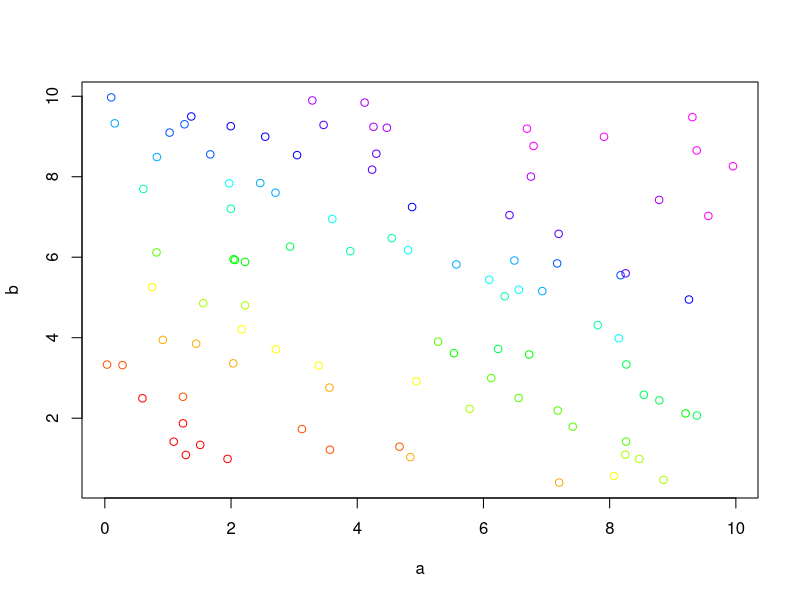
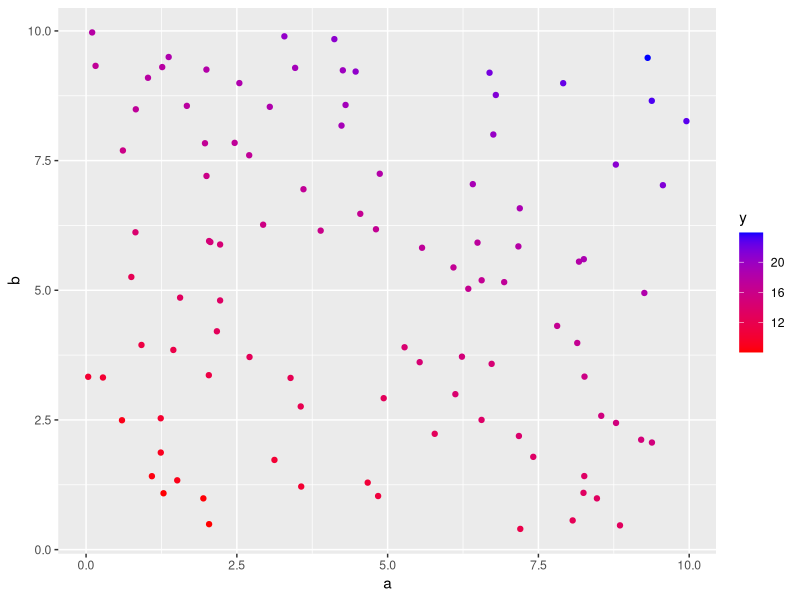
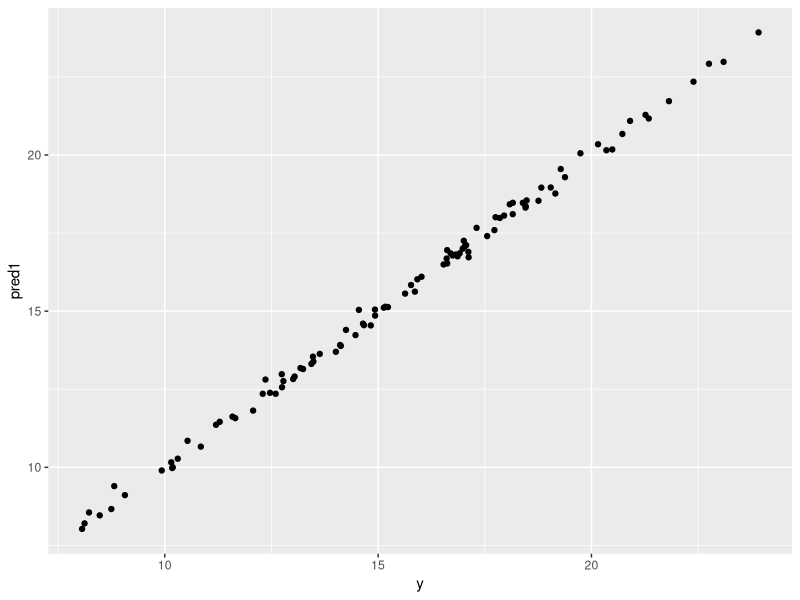
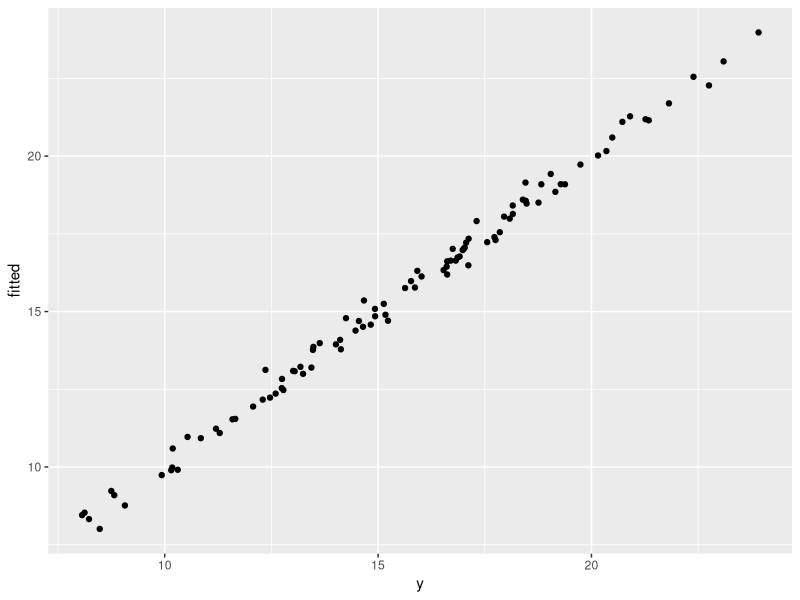
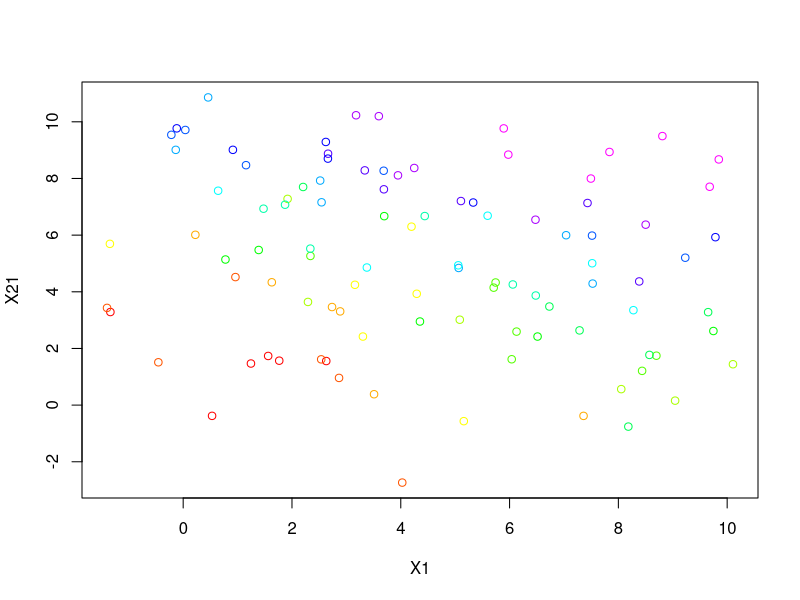
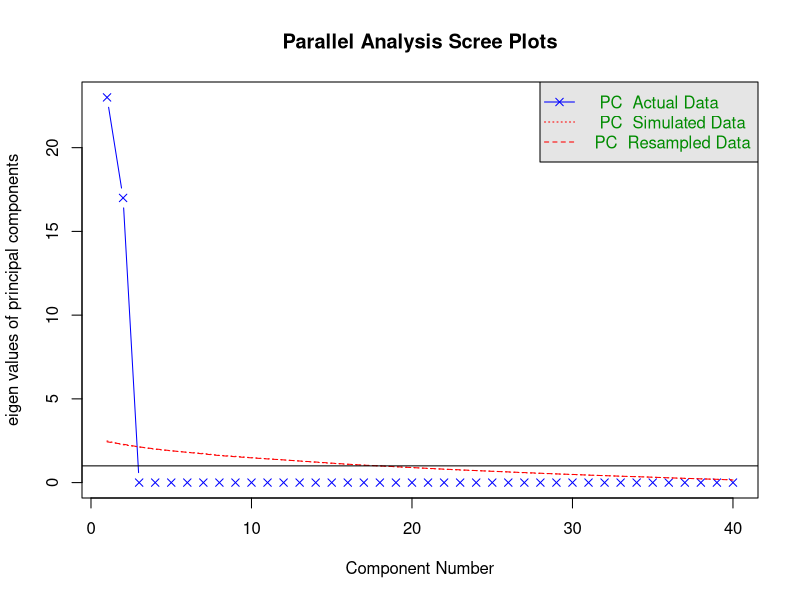
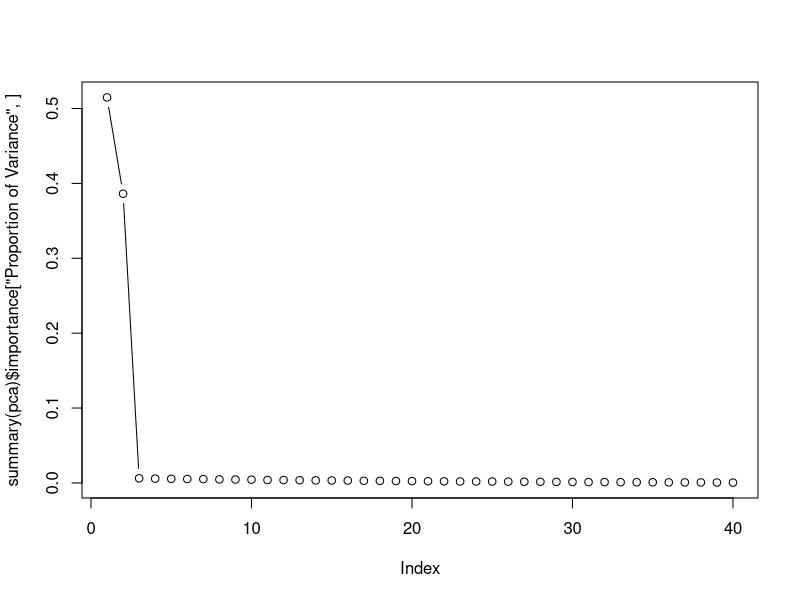
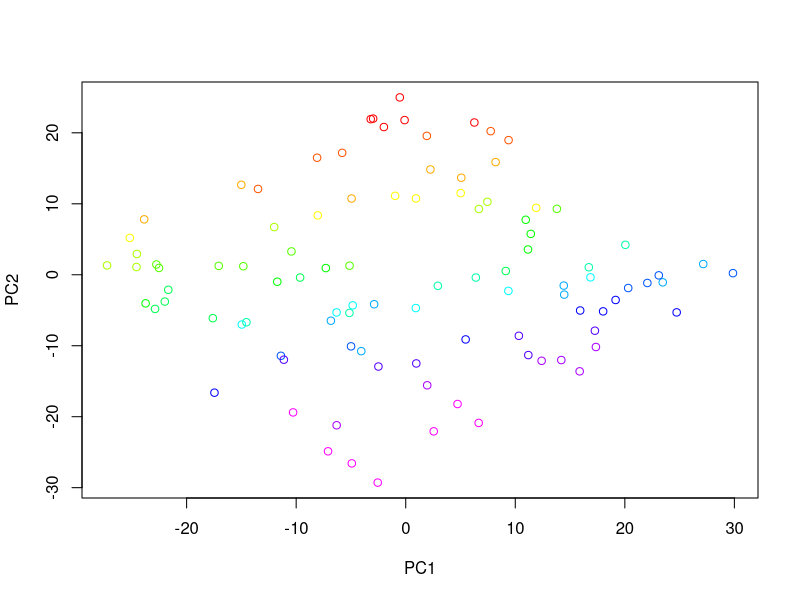

Write the R code that produced these figures, in order.
## ---- chunk 1
N <- 1e2	# 1e5

a <- runif(N, min=0, max=10)
b <- runif(N, min=0, max=10)

s <- 1.2

y <- 6 + 0.7 * a + 1.2 * b + rnorm(N, sd=0.2)

df1 <- data.frame(a, b, y)
## ---- chunk 2
df1$y_bucket <- cut(y, breaks=quantile(y, probs=0:16/16))
rbow <- rainbow(16, end=5/6)

with(df1, plot(x=a, y=b, col=rbow[y_bucket]))
## ---- chunk 3
library(ggplot2)
ggplot(df1, aes(x=a, y=b, col=y)) + 
    geom_point() +
    scale_colour_gradient(low="red", high="blue")
## ---- chunk 4
fit1 <- lm( y ~ a + b, data=df1)

df1$pred1 <- fit1$fitted

ggplot(df1, aes(x=y, y=pred1)) + geom_point()

summary(fit1)

###
# (I want the fit to be good, but the coefficients to be non-significant.
# Try more multicollinear columns:

## ---- chunk 5
num_a_cols <- 20
num_b_cols <- 20

X_signal <- matrix( c(rep(a, num_a_cols), rep(b, num_b_cols)), ncol=(num_a_cols + num_b_cols) )
X_noise <- matrix( rnorm( (num_a_cols + num_b_cols) * N), ncol=(num_a_cols + num_b_cols) )
X <- X_signal + X_noise
df2 <- cbind(data.frame(X), y)

fitA <- lm(y ~ ., data=df2)
summary(fitA)

df2$fitted <- fitA$fitted
# plot(y ~ fitted, data=df2)
ggplot(df2, aes(x=y, y=fitted)) + geom_point()

df2$fitted <- fitA$fitted

df2$y_bucket <- cut(df2$y, breaks=quantile(df2$y, probs=0:16/16, include.lowest=TRUE))
rbow <- rainbow(16, end=5/6)
with(df2, plot(x=X1, y=X21, col=rbow[y_bucket]))
## ---- chunk 6
library(psych)
fa.parallel(X_signal, fa="pc")

pca <- prcomp(X)
plot(summary(pca)$importance["Proportion of Variance",], type="b")
## ---- chunk 7
pcdf <- data.frame(cbind(pca$x[, c("PC1", "PC2")], y=df2$y))

pcdf$y_bucket <- cut(pcdf$y, breaks=quantile(pcdf$y, probs=0:16/16, include.lowest=TRUE))
rbow <- rainbow(16, end=5/6)
with(pcdf, plot(x=PC1, y=PC2, col=rbow[y_bucket]))
